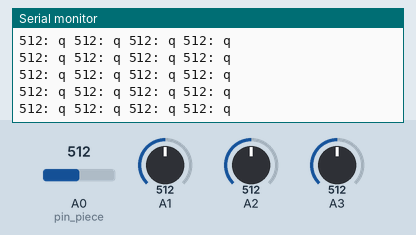
Recording of a sketch running on a simulated Arduino Uno, built with avr-gcc and run on an emulated ATmega328P. Parts: the last lines printed to the serial monitor. The test bench sets the inputs (shaded band); at power-on: A0 (pin_piece) = 512, A1 = 512, A2 = 512, A3 = 512.

Above: at 8.4 s.
8.5 s: A0 (pin_piece) set to 751
At 9.4 s:
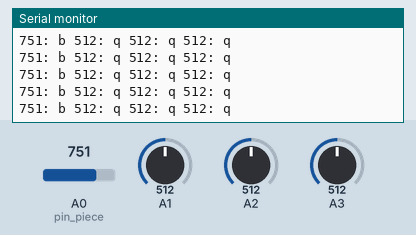
11.5 s: A0 (pin_piece) set to 774
At 12.6 s:
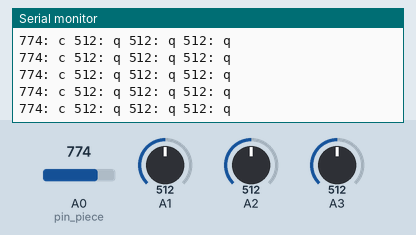

The sketch:

div_ten.ino
```cpp
//table
const double voltage = 5;//Volts
const double R2 = 1000;//1k Ohms
typedef struct Piece{
  double value;
  char whichone;
}piece;

piece pieces[12];//Tabela 12 tipos de peças diferentes.

//board
long mat_resistors[8][8];
long mat_copy[8][8];
const int pin_piece[32] = {A0};

//main game
bool turn = false;

void setup() {
  Serial.begin(9600);
  build_list_of_piece();
}

void loop() {
  //Serial.println(get_resistence(A0));

  //Só de debug
  int a[] = {A0, A1, A2, A3};
  for(int i=0;i<sizeof(a)/sizeof(int);i++){
    Serial.print((int)get_analog_resistence(a[i]));
    Serial.print(": ");
    print_piece(a[i]);
    Serial.print(" ");
  }
  Serial.println();

  /*for(int i=0;i<12;i++) Serial.print(pieces[i].whichone);
  Serial.println();*/
}
```

board.ino
```cpp
void upd_mat(){
  int cnt = 0;
  for(int i=0;i<8;i++) for(int j=0;j<8;j++) {
    mat_resistors[i][j] = get_resistence(pin_piece[cnt]);
    cnt++;
  }
}
void last_state(){for(int i=0;i<8;i++) for(int j=0;j<8;j++) mat_copy[i][j]=mat_resistors[i][j];}
bool hasAMovement(){
  for(int i=0;i<8;i++) for(int j=0;j<8;j++) {
    if(mat_copy[i][j]!=mat_resistors[i][j]){
      return true;
    }
  }
  return false;
}
```

table.ino
```cpp
double get_resistence(int pin){
  double U2 = voltage * analogRead(pin) / 1023;
  if(U2==0.0) return 0.0;
  return ((voltage * R2 / U2) - R2);
}
double get_analog_resistence(int pin){
  return analogRead(pin);
}
void build_list_of_piece(){
  piece n;

  //*LEITURA ANALOGICA DOS RESISTORES
  n.value = 833;//220.0
  n.whichone = 't';
  pieces[0] = n;

  n.value = 780;//330.0
  n.whichone = 'c';
  pieces[1] = n;

  n.value = 690;//470.0
  n.whichone = 'b';
  pieces[2] = n;

  n.value = 109;//8200.0
  n.whichone = 'k';
  pieces[3] = n;

  n.value = 512;//1000.0
  n.whichone = 'q';
  pieces[4] = n;

  n.value = 314;//2200.0
  n.whichone = 'p';
  pieces[5] = n;

  n.value = 235;//3300.0
  n.whichone = 'T';
  pieces[6] = n;

  n.value = 43;//22000.0
  n.whichone = 'C';
  pieces[7] = n;

  n.value = 607;//680.0
  n.whichone = 'B';
  pieces[8] = n;

  n.value = 92;//10000.0
  n.whichone = 'K';
  pieces[9] = n;

  n.value = 77;//12000.0
  n.whichone = 'Q';
  pieces[10] = n;

  n.value = 22;//47000.0
  n.whichone = 'P';
  pieces[11] = n;
}
char which_piece(double res_value){
  char ans = 'x';
  for(int i=0;i<12;i++){
    double x = pieces[i].value;
    if(res_value>=0.90*x && res_value<=1.10*x){
      ans = pieces[i].whichone;
    }
  }
  return ans;
}
void print_piece(int pin){
  Serial.print(which_piece(get_analog_resistence(pin)));
}
```

Measured:
- the behaviour switches between 759 and 760 on A0 (pin_piece) (found by bisection; images 1 and 2)
- after the input at 8.5 s, the serial monitor: prints a new line after 0.08 s (image 1)
- after the input at 11.5 s, the serial monitor: prints a new line after 0.08 s (image 2)
